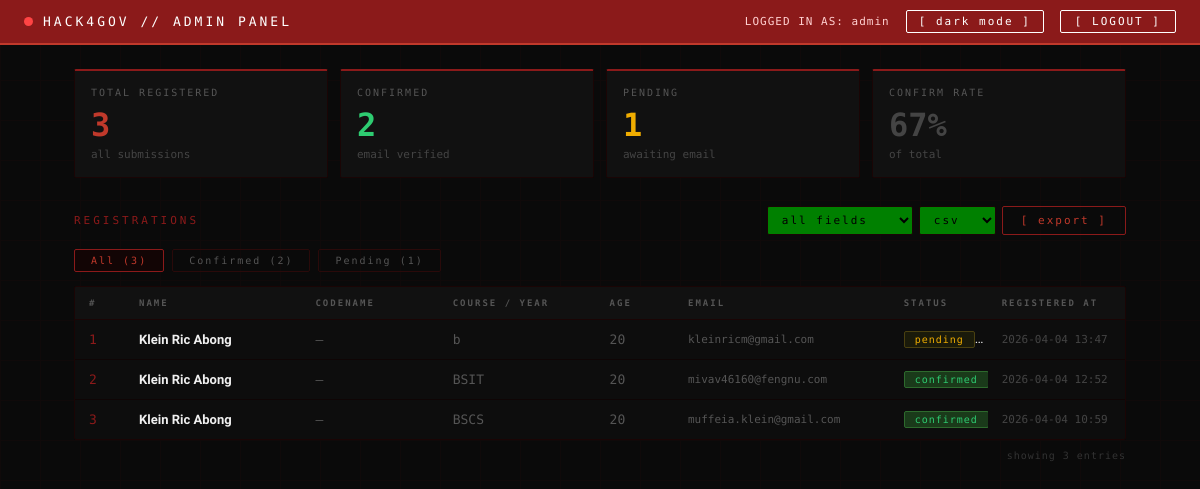
/admin (signed in), run on an earlier commit of the app's database.
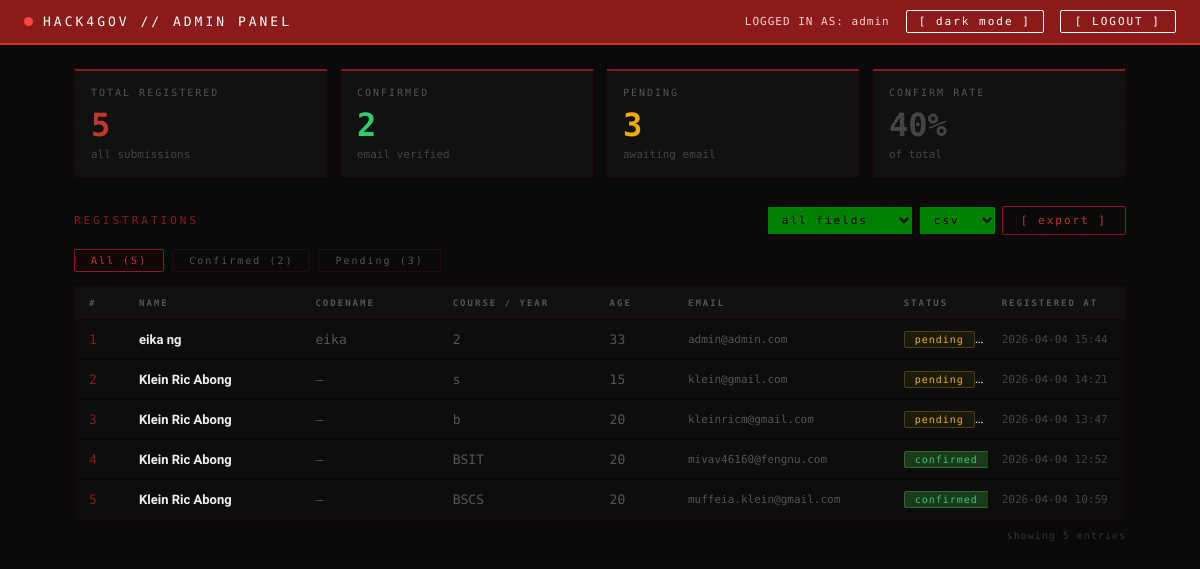
And on a later commit of the database.
### tables this page shows
CREATE TABLE registrations (
            id             INTEGER PRIMARY KEY AUTOINCREMENT,
            name           TEXT    NOT NULL,
            age            INTEGER NOT NULL,
            course_year    TEXT    NOT NULL,
            contact_number TEXT    NOT NULL,
            email          TEXT    NOT NULL UNIQUE,
            confirmed      INTEGER DEFAULT 0,
            token          TEXT    NOT NULL,
            registered_at  TIMESTAMP DEFAULT CURRENT_TIMESTAMP
        , codename TEXT);

### app.py (the view)
@app.route('/admin')
@login_required   # ← protects this route — redirects to login if not logged in
def admin_dashboard():
    conn = get_db()
    try:
        all_rows = conn.execute("""
            SELECT id, name, codename, age, course_year, contact_number,
                   email, confirmed, registered_at
            FROM registrations
            ORDER BY registered_at DESC
        """).fetchall()
        stats = conn.execute("""
            SELECT
                COUNT(*)        AS total,
                SUM(confirmed)  AS confirmed,
                COUNT(*) - SUM(confirmed) AS pending
            FROM registrations
        """).fetchone()
    except Exception as e:
        print(f"DB error: {e}")
        all_rows = []
        stats    = {'total': 0, 'confirmed': 0, 'pending': 0}
        conn.close()
    else:
        conn.close()
    total     = stats['total']     or 0
    confirmed = stats['confirmed'] or 0
    pending   = stats['pending']   or 0
    rate      = round((confirmed / total * 100)) if total > 0 else 0
    return render_template('/admin/admin_dashboard.html',
        registrations = [dict(r) for r in all_rows],
        total         = total,
        confirmed     = confirmed,
        pending       = pending,
        rate          = rate,
        admin_user    = session.get('admin_username', 'admin')
    )

### app.py (called while the page is built)
def get_db():
    conn = sqlite3.connect(DB_PATH, timeout=30, check_same_thread=False)
    conn.row_factory = sqlite3.Row
    conn.execute("PRAGMA busy_timeout = 30000;")
    return conn

def login_required(f):
    @wraps(f)
    def decorated(*args, **kwargs):
        if not session.get('admin_logged_in'):
            flash('Please log in to access the admin panel.')
            return redirect(url_for('admin_login'))
        return f(*args, **kwargs)
    return decorated

### templates/admin/admin_dashboard.html (shortened to what this page needs)
<!DOCTYPE html>
<html lang="en">
<head>
</head>
<body>
  <div class="topbar">
    <div class="topbar-left">
      <div class="dot"></div>
      <span class="topbar-title">HACK4GOV // ADMIN PANEL</span>
    </div>
    <div class="topbar-right">
      <span class="topbar-user">LOGGED IN AS: {{ admin_user }}</span>
      <button id="theme-toggle" class="theme-toggle" onclick="toggleTheme()">[ dark mode ]</button>
      <a href="{{ url_for('admin_logout') }}" class="btn-logout">[ LOGOUT ]</a>
    </div>
  </div>
  <div class="content">
    <div class="stats-grid">
      <div class="stat-card">
        <div class="stat-label">Total Registered</div>
        <div class="stat-num" style="color:var(--accent-strong);">{{ total }}</div>
        <div class="stat-sub">all submissions</div>
      </div>
      <div class="stat-card">
        <div class="stat-label">Confirmed</div>
        <div class="stat-num" style="color:#2ecc71;">{{ confirmed }}</div>
        <div class="stat-sub">email verified</div>
      </div>
      <div class="stat-card">
        <div class="stat-label">Pending</div>
        <div class="stat-num" style="color:#f0ad00;">{{ pending }}</div>
        <div class="stat-sub">awaiting email</div>
      </div>
      <div class="stat-card">
        <div class="stat-label">Confirm Rate</div>
        <div class="stat-num" style="color:var(--muted-2);">{{ rate }}%</div>
        <div class="stat-sub">of total</div>
      </div>
    </div>
    <div class="section-header">
      <span class="section-title">registrations</span>
      <div style="display:flex; align-items:center; gap:8px; flex-wrap:wrap;">
        <form id="export-form" action="{{ url_for('admin_export') }}" method="get" style="display:flex; gap:6px; align-items:center;">
          <select name="fields" class="btn" style="padding:6px 10px; background:green; color:black; border-color:var(--border);">
            <option value="all">all fields</option>
          </select>
          <select name="format" class="btn" style="padding:6px 10px; background:green; color:black; border-color:var(--border);">
            <option value="csv">csv</option>
          </select>
          <button type="submit" class="btn btn-export">[ export ]</button>
        </form>
      </div>
    </div>
    <div class="filter-row">
      <button class="filter-btn active" onclick="filterTable('all', this)">All ({{ total }})</button>
      <button class="filter-btn" onclick="filterTable('confirmed', this)">Confirmed ({{ confirmed }})</button>
      <button class="filter-btn" onclick="filterTable('pending', this)">Pending ({{ pending }})</button>
    </div>
    <div class="table-wrap">
      <table id="reg-table">
        <thead>
          <tr>
            <th style="width:50px;">#</th>
            <th style="width:18%;">Name</th>
            <th style="width:14%;">Codename</th>
            <th style="width:16%;">Course / Year</th>
            <th style="width:8%;">Age</th>
            <th style="width:22%;">Email</th>
            <th style="width:10%;">Status</th>
            <th style="width:14%;">Registered At</th>
          </tr>
        </thead>
        <tbody>
          {% for reg in registrations %}
          <tr data-status="{{ 'confirmed' if reg.confirmed == 1 else 'pending' }}">
            <td class="mono" style="color:var(--accent);">
              {{ loop.index }}
            </td>
            <td style="font-weight:600; color:var(--text);">{{ reg.name }}</td>
            <td class="mono" style="color:var(--muted);">{{ reg.codename or '—' }}</td>
            <td class="mono" style="color:var(--muted);">{{ reg.course_year }}</td>
            <td class="mono" style="color:var(--muted);">{{ reg.age }}</td>
            <td class="mono" style="color:var(--email); font-size:11px;">{{ reg.email }}</td>
            <td>
              {% if reg.confirmed == 1 %}
                <span class="badge badge-confirmed">confirmed</span>
              {% else %}
                <span class="badge badge-pending">pending</span>
              {% endif %}
            </td>
            <td class="mono" style="color:var(--muted-2); font-size:11px;">
              {{ reg.registered_at[:16] if reg.registered_at else '—' }}
            </td>
          </tr>
          {% endfor %}
        </tbody>
      </table>
    </div>
    <div class="table-footer" id="table-footer">
      showing {{ total }} entries
    </div>
  </div>
</body>
</html>

What changed in the data, as far as the page shows it:
added registrations: name "eika ng", codename "eika", course_year "2", age "33", email "admin@admin.com", confirmed "pending", registered_at "2026-04-04 15:44"
added registrations: name "Klein Ric Abong", codename "—", course_year "s", age "15", email "klein@gmail.com", confirmed "pending", registered_at "2026-04-04 14:21"
Also different on the page:
{{ total }}: "3" → "5"
{{ pending }}: "1" → "3"
{{ rate }}: "67" → "40"
